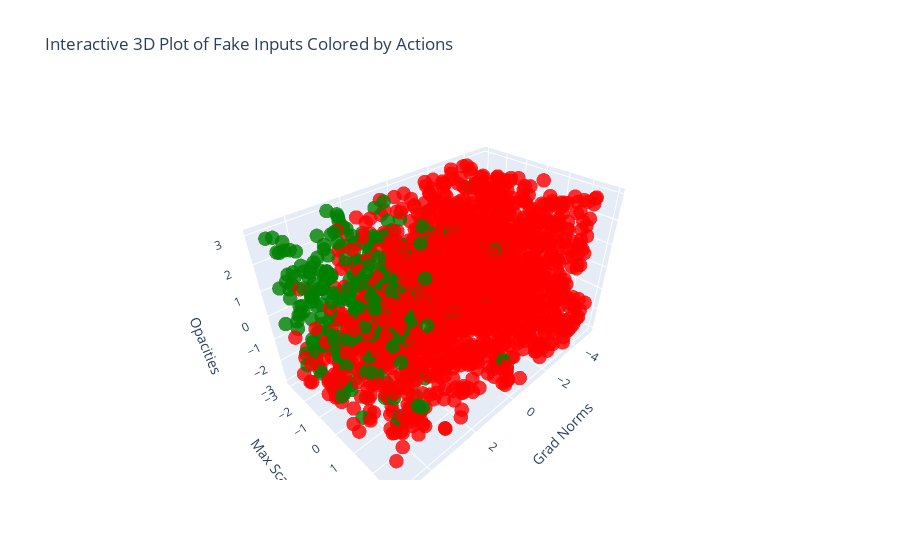

Here is the notebook cell this chart was saved with:
### Code cell
import plotly.graph_objects as go
# Create the 3D scatter plot using Plotly
fig = go.Figure(data=[go.Scatter3d(
    x=inputs_np[:, 0],
    y=inputs_np[:, 1],
    z=inputs_np[:, 2],
    mode='markers',
    marker=dict(
        size=5,
        color=action_colors,  # Color points by action
        opacity=0.8
    )
)])

# Set plot title and axis labels
fig.update_layout(
    title="Interactive 3D Plot of Fake Inputs Colored by Actions",
    scene=dict(
        xaxis_title="Grad Norms",
        yaxis_title="Max Scalings",
        zaxis_title="Opacities"
    )
)

# Show the plot

### Figure 1 — Plotly figure (JSON) as saved in the notebook; plotly's stock layout.template omitted (floating-point values rounded to 4 significant figures; data arrays with more than 128 entries replaced by an {"elided": "..."} marker saying what was removed)
{"data": [{"marker": {"color": {"elided": "2000 str values"}, "opacity": 0.8, "size": 5}, "mode": "markers", "type": "scatter3d", "x": {"elided": "2000 float values"}, "y": {"elided": "2000 float values"}, "z": {"elided": "2000 float values"}}], "layout": {"scene": {"xaxis": {"title": {"text": "Grad Norms"}}, "yaxis": {"title": {"text": "Max Scalings"}}, "zaxis": {"title": {"text": "Opacities"}}}, "title": {"text": "Interactive 3D Plot of Fake Inputs Colored by Actions"}}}
